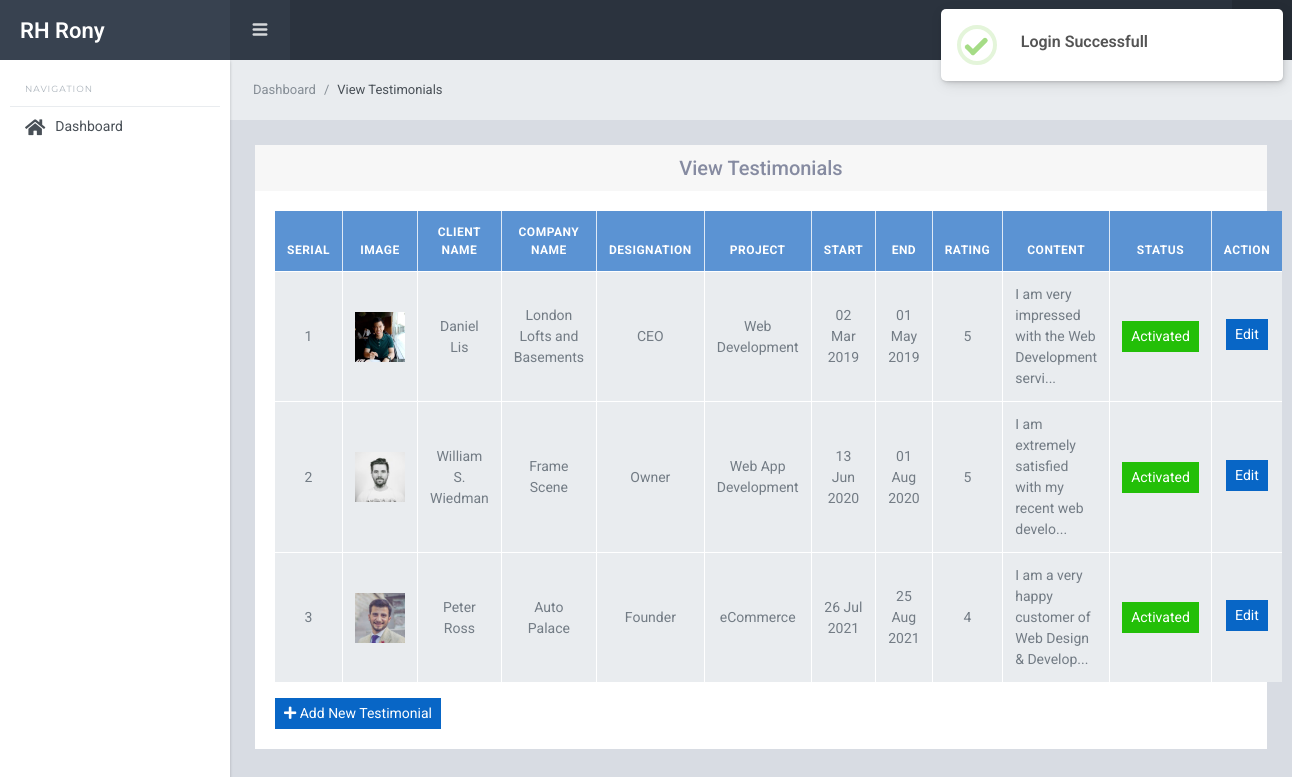
The app's page /backend/testimonial/testimonial_view.php (signed in) with its own data.
### tables this page shows
CREATE TABLE `testimonials` (
  `id` int(11) NOT NULL,
  `name` varchar(50) NOT NULL,
  `company` varchar(50) NOT NULL,
  `designation` varchar(50) NOT NULL,
  `image` varchar(100) DEFAULT NULL,
  `project_name` varchar(50) NOT NULL,
  `content` varchar(500) NOT NULL,
  `start_date` varchar(20) DEFAULT NULL,
  `end_date` varchar(20) DEFAULT NULL,
  `rating` int(11) NOT NULL,
  `status` int(11) NOT NULL DEFAULT 0
);

### assets/functions.php (called while the page is built, shortened)
<?php
function url($x = '') {
    $directory = explode('/', dirname($_SERVER['PHP_SELF']));
    $url = $_SERVER['HTTP_HOST'] . '/' . $directory[1] . '/';
    $url = str_replace('//', '/', $url);
    if (isset($_SERVER['HTTPS']) && $_SERVER['HTTPS'] == 'on') {
        $url = 'https://' . $url;
    } else {
        $url = 'http://' . $url;
    }
    return $url . $x;
}

### backend/testimonial/testimonial_view.php (the view, shortened to what this page needs)
<?php
$sql = "SELECT * FROM testimonials";
$query = mysqli_query($conn, $sql);
require_once("../includes/header.php");
require_once("../includes/sidebar.php");
require_once("../includes/navbar.php");
?>
<div class="sl-mainpanel">
    <nav class="breadcrumb sl-breadcrumb">
        <a class="breadcrumb-item" href="<?= url() ?>backend/dashboard.php">Dashboard</a>
        <span class="breadcrumb-item active">View Testimonials</span>
    </nav>
    <div class="sl-pagebody">
        <div class="row justify-content-center">
            <div class="col-md-12">
                <div class="card">
                    <div class="card-header">
                        <h5 class="m-0 text-center">View Testimonials</h5>
                    </div>
                    <div class="card-body">
                        <table class="table table-bordered align-middle text-center">
                            <thead class="bg-info">
                                <tr>
                                    <th class="text-center">Serial</th>
                                    <th class="text-center">Image</th>
                                    <th class="text-center">Client Name</th>
                                    <th class="text-center">Company Name</th>
                                    <th class="text-center">Designation</th>
                                    <th class="text-center">Project</th>
                                    <th class="text-center">Start</th>
                                    <th class="text-center">End</th>
                                    <th class="text-center">Rating</th>
                                    <th class="text-center">Content</th>
                                    <th class="text-center">Status</th>
                                    <th class="text-center">Action</th>
                                </tr>
                            </thead>
                            <tbody>
                                <?php foreach ($query as $key => $testimonial) : ?>
                                    <tr>
                                        <td><?= ++$key ?></td>
                                        <td><img style="max-height: 50px;" src="../../assets/frontend/images/testimonial/<?= $testimonial['image'] ?>" alt="testimonial image"></td>
                                        <td><?= $testimonial['name'] ?></td>
                                        <td><?= $testimonial['company'] ?></td>
                                        <td><?= $testimonial['designation'] ?></td>
                                        <td><?= $testimonial['project_name'] ?></td>
                                        <td><?= !empty($testimonial['start_date']) ? date("d M Y", strtotime($testimonial['start_date'])) : 'N/A' ?></td>
                                        <td><?= !empty($testimonial['end_date']) ? date("d M Y", strtotime($testimonial['end_date'])) : 'N/A' ?></td>
                                        <td><?= $testimonial['rating'] ?></td>
                                        <td class="text-left"><?= substr($testimonial['content'], 0, 50) . '...' ?></td>
                                        <td><a href="testimonial_status.php?id=<?= $testimonial['id'] ?>" class="btn btn-sm  <?= ($testimonial['status'] == 1) ? 'btn-success' : 'btn-secondary' ?>"><?= ($testimonial['status'] == 1) ? 'Activated' : 'Deactivated' ?></a></td>
                                        <td>
                                            <a href="testimonial_edit.php?id=<?= $testimonial['id'] ?>" class="mb-1 btn btn-sm btn-primary">Edit</a>
                                        </td>
                                    </tr>
                                <?php endforeach ?>
                            </tbody>
                        </table>
                        <a href="testimonial_add.php" class="btn btn-sm btn-primary"><i class="fa fa-plus" aria-hidden="true"></i> Add New Testimonial</a>
                    </div>
                </div>
            </div>
        </div>
    </div>
</div>
<?php require_once("../includes/footer.php"); ?>

### assets/style.css (style rules this page uses)
.table th, .table td { vertical-align: middle; }

### records on screen
testimonials: image (picture), name "Daniel Lis", company "London Lofts and Basements", designation "CEO", project_name "Web Development", start_date "02 Mar 2019", end_date "01 May 2019", rating "5", content "I am very impressed with the Web Development servi", status "Activated"
testimonials: image (picture), name "William S. Wiedman", company "Frame Scene", designation "Owner", project_name "Web App Development", start_date "13 Jun 2020", end_date "01 Aug 2020", rating "5", content "I am extremely satisfied with my recent web develo", status "Activated"
testimonials: image (picture), name "Peter Ross", company "Auto Palace", designation "Founder", project_name "eCommerce", start_date "26 Jul 2021", end_date "25 Aug 2021", rating "4", content "I am a very happy customer of Web Design & Develop", status "Activated"
